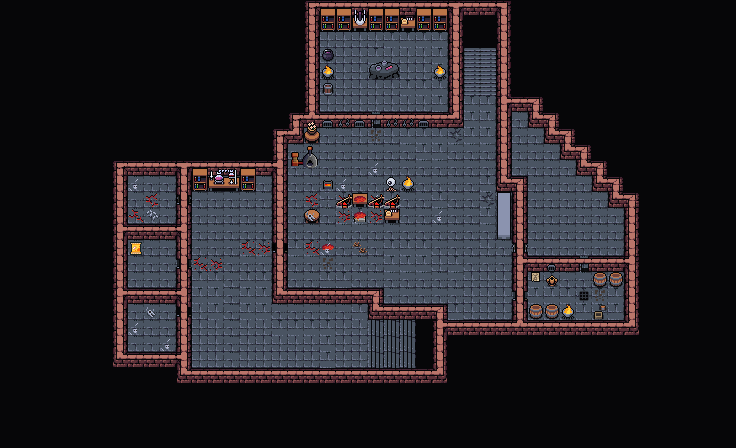

A 2D game scene composited from a Tiled map and its tileset images. What follows is a short description and the map's XML, with each tile layer's data collapsed to a summary:
An orthogonal 46x28 tile map with 16x16 px tiles, 7 tile layers (Collision, BackgroundSub, Background, Walls, ...), 6 tilesets and 30 objects (dialog).

<map version="1.10" tiledversion="1.10.1" orientation="orthogonal" renderorder="right-down" width="46" height="28" tilewidth="16" tileheight="16" infinite="0" nextlayerid="21" nextobjectid="208">
 <editorsettings>
  <export format="tmx" />
 </editorsettings>
 <properties>
  <property name="canFailDungeon" type="bool" value="true" />
  <property name="respawnEnemies" type="bool" value="true" />
 </properties>
 <tileset firstgid="1" source="../../../../common/maps/tileset/main.tsx" />
 <tileset firstgid="10113" source="../../../../common/maps/tileset/buildings.tsx" />
 <tileset firstgid="11905" source="../../../../common/maps/tileset/buildings-nocollide.tsx" />
 <tileset firstgid="13697" source="../../../../common/maps/tileset/main-nocollide.tsx" />
 <tileset firstgid="23809" source="../../../../common/maps/tileset/dungeon/DarkAbbeyTiles.tsx" />
 <tileset firstgid="23839" source="../../../../common/maps/tileset/dungeon/dungeon_bis.tsx" />
 <layer id="17" name="Collision" width="46" height="28">
  <data>[1288 cells, 399 non-empty, 6 distinct tile ids]</data>
 </layer>
 <layer id="18" name="BackgroundSub" width="46" height="28">
  <data>[1288 cells, 14 non-empty, 2 distinct tile ids]</data>
 </layer>
 <layer id="13" name="Background" width="46" height="28">
  <data>[1288 cells, 782 non-empty, 30 distinct tile ids]</data>
 </layer>
 <layer id="15" name="Walls" width="46" height="28">
  <data>[1288 cells, 83 non-empty, 20 distinct tile ids]</data>
 </layer>
 <layer id="16" name="Clutter" width="46" height="28">
  <data>[1288 cells, 74 non-empty, 44 distinct tile ids]</data>
 </layer>
 <layer id="19" name="HighestLayer" width="46" height="28">
  <properties>
   <property name="spriteLayer" type="bool" value="true" />
  </properties>
  <data>[1288 cells, 223 non-empty, 32 distinct tile ids]</data>
 </layer>
 <layer id="20" name="AboveSprites" width="46" height="28">
  <data>[1288 cells, 5 non-empty, 2 distinct tile ids]</data>
 </layer>
 <objectgroup id="12" name="Objects" opacity="0.9" offsetx="2.65789" offsety="6.89474">
  <object id="114" template="../../../../common/maps/obj/entry_up.tx" x="364.676" y="361.886" width="67" height="50">
   <properties>
    <property name="direction" value="right" />
    <property name="teleport" value="../RioEdited/maps/map/tibalt/tibalt_f2.tmx" />
    <property name="teleportObjectId" value="144" />
   </properties>
  </object>
  <object id="115" template="../../../../common/maps/obj/gold.tx" x="525.88" y="209.537" />
  <object id="117" template="../../../../common/maps/obj/enemy.tx" x="143.319" y="265.121">
   <properties>
    <property name="displayNameOverride" value="Prisoner" />
    <property name="enemy" value="Farmer" />
    <property name="threatRange" type="int" value="0" />
   </properties>
  </object>
  <object id="119" template="../../../../common/maps/obj/enemy.tx" x="348.532" y="174.94">
   <properties>
    <property name="defeatDialog">[
	{
		"text": "The Torturer unleashes a shrill scream as he falls unto the ground. His blood mixes with that of his tortured victims, you see the red barrier disappear. The way to Tibalt's chambers is open.",
		"loctext": "adv.tibalt_tibalt_f3.119.x.n0.text",
		"options": [
			{
				"name": "(Continue)",
				"locname": "adv.shared.continue_paren",
				"action": [
					{ "deleteMapObject": 201 },
					{ "deleteMapObject": -1 }
				]
			}
		]
	}
]</property>
    <property name="displayNameOverride" value="Tibalt's Torturer" />
    <property name="effect">{ "startBattleWithCard": [ "Phyrexian Arena","Xander's Wake"]
}</property>
    <property name="enemy" value="Torturer" />
    <property name="reward">[
  {
    "type": "item",
    "probability": 1,
    "count": 1,
    "itemName": "Torturer's Key"
  }
]
</property>
    <property name="spawn.Hard" type="bool" value="true" />
    <property name="speedModifier" type="float" value="15" />
    <property name="threatRange" type="int" value="50" />
   </properties>
  </object>
  <object id="136" template="../../../../common/maps/obj/enemy.tx" x="399.524" y="258.907">
   <properties>
    <property name="enemy" value="Horror of Tibalt" />
    <property name="threatRange" type="int" value="40" />
    <property name="waypoints" value="196,185" />
   </properties>
  </object>
  <object id="141" template="../../obj/treasure.tx" x="509.503" y="120.175">
   <properties>
    <property name="reward">[{"type":"randomCard","count":1,"rarity":["Rare","Mythic Rare"],"colors":["colorID"]},{"type":"randomCard","count":4,"rarity":["Uncommon"],"addMaxCount":2}]</property>
    <property name="spawn.Hard" type="bool" value="false" />
   </properties>
  </object>
  <object id="150" template="../../../../common/maps/obj/enemy.tx" x="378.676" y="44.1053">
   <properties>
    <property name="enemy" value="Necromancer" />
    <property name="spawn.Hard" type="bool" value="true" />
    <property name="threatRange" type="int" value="60" />
    <property name="waypoints" value="182,181" />
   </properties>
  </object>
  <object id="168" template="../../../../common/maps/obj/gold.tx" x="525.509" y="246.272" />
  <object id="169" template="../../../../common/maps/obj/gold.tx" x="540.009" y="209.938" />
  <object id="170" template="../../../../common/maps/obj/gold.tx" x="525.175" y="231.605" />
  <object id="171" template="../../../../common/maps/obj/gold.tx" x="538.509" y="246.772" />
  <object id="172" template="../../../../common/maps/obj/manashards.tx" x="317.675" y="40.7719" />
  <object id="173" template="../../../../common/maps/obj/manashards.tx" x="476.009" y="179.438" />
  <object id="174" template="../../../../common/maps/obj/manashards.tx" x="511.009" y="169.105" />
  <object id="178" template="../../../../common/maps/obj/enemy.tx" x="208.676" y="256.439">
   <properties>
    <property name="enemy" value="Devil of Tibalt" />
    <property name="threatRange" type="int" value="40" />
    <property name="waypoints" value="187,193,195,193" />
   </properties>
  </object>
  <object id="179" template="../../obj/booster.tx" x="511.009" y="148.772">
   <properties>
    <property name="reward">[{"editions":["DMU","BRO","NEO","MID","VOW","SNC","ONE","MOM","MAT","WOE","AFR"],"type":"card","count":10,"rarity":["Common"]},{"editions":["DMU","BRO","NEO","MID","VOW","SNC","ONE","MOM","MAT","WOE","AFR"],"type":"card","count":3,"rarity":["Uncommon"]},{"editions":["DMU","BRO","NEO","MID","VOW","SNC","ONE","MOM","MAT","WOE","AFR"],"type":"card","count":3,"rarity":["Rare","Mythic Rare"]}]</property>
   </properties>
  </object>
  <object id="181" template="../../../../common/maps/obj/waypoint.tx" x="426.342" y="46.1053" />
  <object id="182" template="../../../../common/maps/obj/waypoint.tx" x="335.342" y="43.4386" />
  <object id="185" template="../../../../common/maps/obj/waypoint.tx" x="486.342" y="253.772" />
  <object id="187" template="../../../../common/maps/obj/waypoint.tx" x="218.676" y="204.438" />
  <object id="193" template="../../../../common/maps/obj/waypoint.tx" x="213.009" y="353.438" />
  </objectgroup>
</map>
<!-- 9 of 30 objects omitted -->
